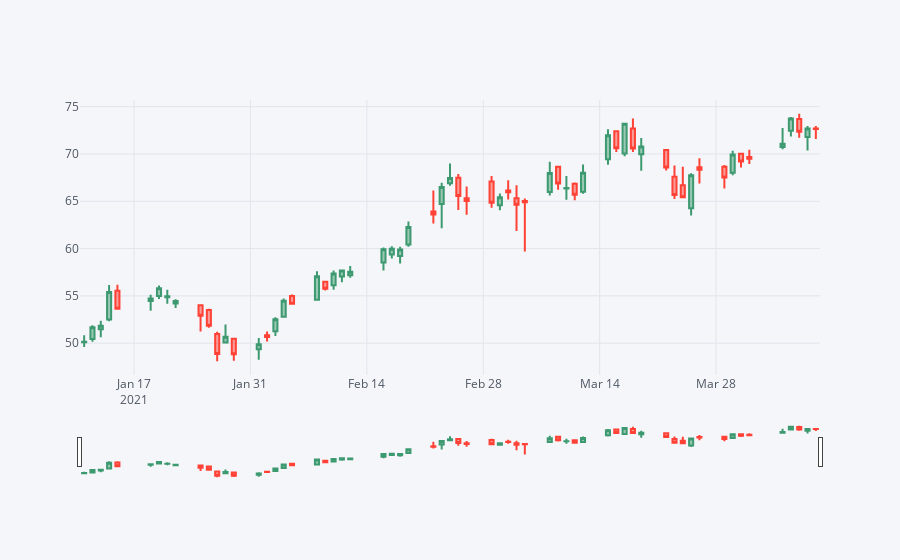

Write notebook code for a chart like this one.
### Code cell
# @Nemanja: I was trying to make cufflink work but I had some toruble and it would not work. SO really happy if you spot the issue with it. (I'm just getting allm blank plots)
# Let's try another visualization package: Cufflinkz
cf.set_config_file(theme='pearl',sharing='public',offline=True)

# We have to convert the Date-Column to a datetime-object

ALK.iplot(kind="candle", keys=["Open", "High", "Low", "Close"], rangeslider=True)
#ALK.iplot(kind="ohlc", keys=["Open", "High", "Low", "Close"])
#qf.iplot()

# qf=cf.QuantFig(ALK,title='Alaska Airlines Quant Figure',legend='top',name='GS')
# qf.add_bollinger_bands()
# qf.add_volume()
